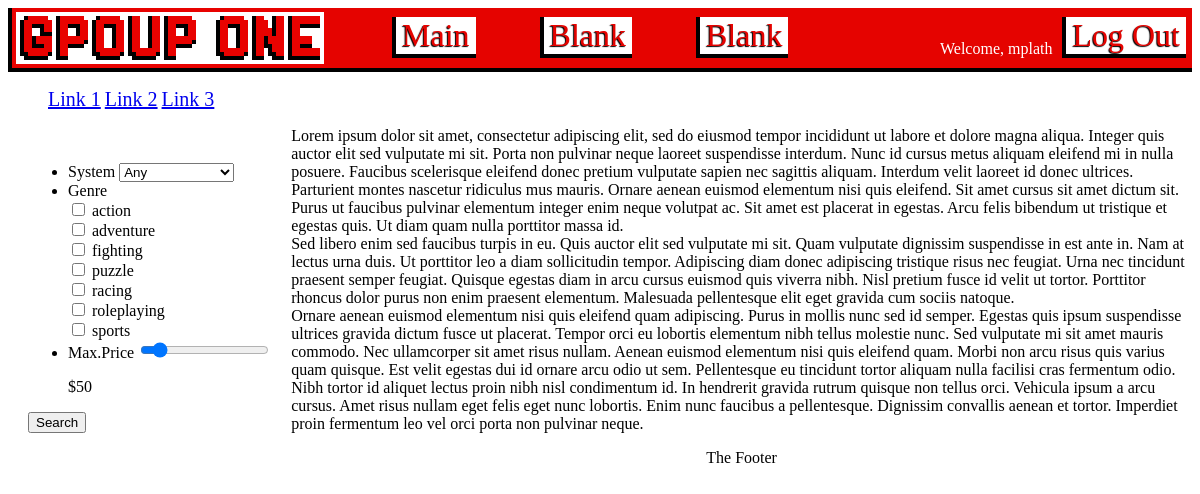
/index.php (signed in), run on the app's committed database.
### tables this page shows
CREATE TABLE `genres` (
  `id` mediumint(8) UNSIGNED NOT NULL,
  `genre_name` varchar(40) NOT NULL
);

### index.php (the view, shortened to what this page needs)
<?php
if(!isset($items)){$items=NULL;}
$dbc  = connect_to_database();
$query = " SELECT * from systems ORDER BY system_name";
$systems = mysqli_query($dbc,$query);
$query = " SELECT * from genres ORDER BY genre_name";
$genres = mysqli_query($dbc,$query);
?>
<html>
<head>
<link rel="stylesheet" type="text/css" href="index_style.css">
</head>
<body>
<?php include 'header.php';?>
	<nav>
		<ul>
			<li><a href="www.somelink.com">Link 1</a></li>
			<li><a href="www.somelink.com">Link 2</a></li>
			<li><a href="www.somelink.com">Link 3</a></li>
		</ul>
	</nav>
	<aside>
		<form action="handle_search.php" method="get">
			<div class="selection-window">
				<ul>
					<li><label for="systemselecter">System</label>
					<select  name="systemselecter" id="systemselecter">
						<?php foreach($systems as $systems):?>
							<option value="<?= $systems['system_intials']?>"><?= $systems['system_name']?></option>
						<?php endforeach;?>
					</select>
					</li>
					<li><label for="genreselecter">Genre</label>
						<?php foreach($genres as $genres):?>
						<div class="genreoption">
							<input type="checkbox" id="<?= $genres['genre_name']?>" name="<?= $genres['genre_name']?>" value="<?= $genres['genre_name']?>">
							<label for "<?= $genres['genre_name']?>"><?= $genres['genre_name']?></label>
						</div>
						<?php endforeach;?>
							</li>
					<li><label for="priceslider">Max.Price</label>
					<input type="range" name="priceslider" id="priceslider" min="0" max="500" value="50">
					<br><p>$<span id="currentprice"></span></p></li>
				</ul>
					<input type="submit" value="Search">
				</div>
			</form>
	</aside>
	<article>
		<?php if (empty($items)):?>
			<p>Lorem ipsum dolor sit amet, consectetur adipiscing elit, sed do eiusmod tempor incididunt ut
			labore et dolore magna aliqua. Integer quis auctor elit sed vulputate mi sit. Porta non pulvinar
			neque laoreet suspendisse interdum. Nunc id cursus metus aliquam eleifend mi in nulla posuere.
			Faucibus scelerisque eleifend donec pretium vulputate sapien nec sagittis aliquam. Interdum velit
			laoreet id donec ultrices. Parturient montes nascetur ridiculus mus mauris. Ornare aenean euismod
			elementum nisi quis eleifend. Sit amet cursus sit amet dictum sit. Purus ut faucibus pulvinar
			elementum integer enim neque volutpat ac. Sit amet est placerat in egestas. Arcu felis bibendum
			ut tristique et egestas quis. Ut diam quam nulla porttitor massa id.<br>Sed libero enim sed faucibus
			turpis in eu. Quis auctor elit sed vulputate mi sit. Quam vulputate dignissim suspendisse in est
			ante in. Nam at lectus urna duis. Ut porttitor leo a diam sollicitudin tempor. Adipiscing diam
			donec adipiscing tristique risus nec feugiat. Urna nec tincidunt praesent semper feugiat. Quisque
			egestas diam in arcu cursus euismod quis viverra nibh. Nisl pretium fusce id velit ut tortor.
			Porttitor rhoncus dolor purus non enim praesent elementum. Malesuada pellentesque elit eget gravida
			cum sociis natoque.<br>Ornare aenean euismod elementum nisi quis eleifend quam adipiscing. Purus in
			mollis nunc sed id semper. Egestas quis ipsum suspendisse ultrices gravida dictum fusce ut
			placerat. Tempor orci eu lobortis elementum nibh tellus molestie nunc. Sed vulputate mi sit amet
			mauris commodo. Nec ullamcorper sit amet risus nullam. Aenean euismod elementum nisi quis eleifend
			quam. Morbi non arcu risus quis varius quam quisque. Est velit egestas dui id ornare arcu odio ut
			sem. Pellentesque eu tincidunt tortor aliquam nulla facilisi cras fermentum odio. Nibh tortor id
			aliquet lectus proin nibh nisl condimentum id. In hendrerit gravida rutrum quisque non tellus orci.
			Vehicula ipsum a arcu cursus. Amet risus nullam eget felis eget nunc lobortis. Enim nunc faucibus
			a pellentesque. Dignissim convallis aenean et tortor. Imperdiet proin fermentum leo vel orci porta
			non pulvinar neque.</p>
		<?php endif;?>
		</article>
</body>
<footer>
	<?php include 'footer.php';?>
</footer>
</html>

### index_style.css (style rules this page uses)
nav li { display:inline-block; font-size: 20px; padding:20 px; }
aside { border: 3px; float:left; padding: 20px; min-height:100%; }

### data on the page
genres: genre_name "action"
genres: genre_name "adventure"
genres: genre_name "fighting"
genres: genre_name "puzzle"
genres: genre_name "racing"
genres: genre_name "roleplaying"
genres: genre_name "sports"

### other printed values
$_SESSION['LoggedInUsername'] "mplath"
form field systemselecter "Any"
